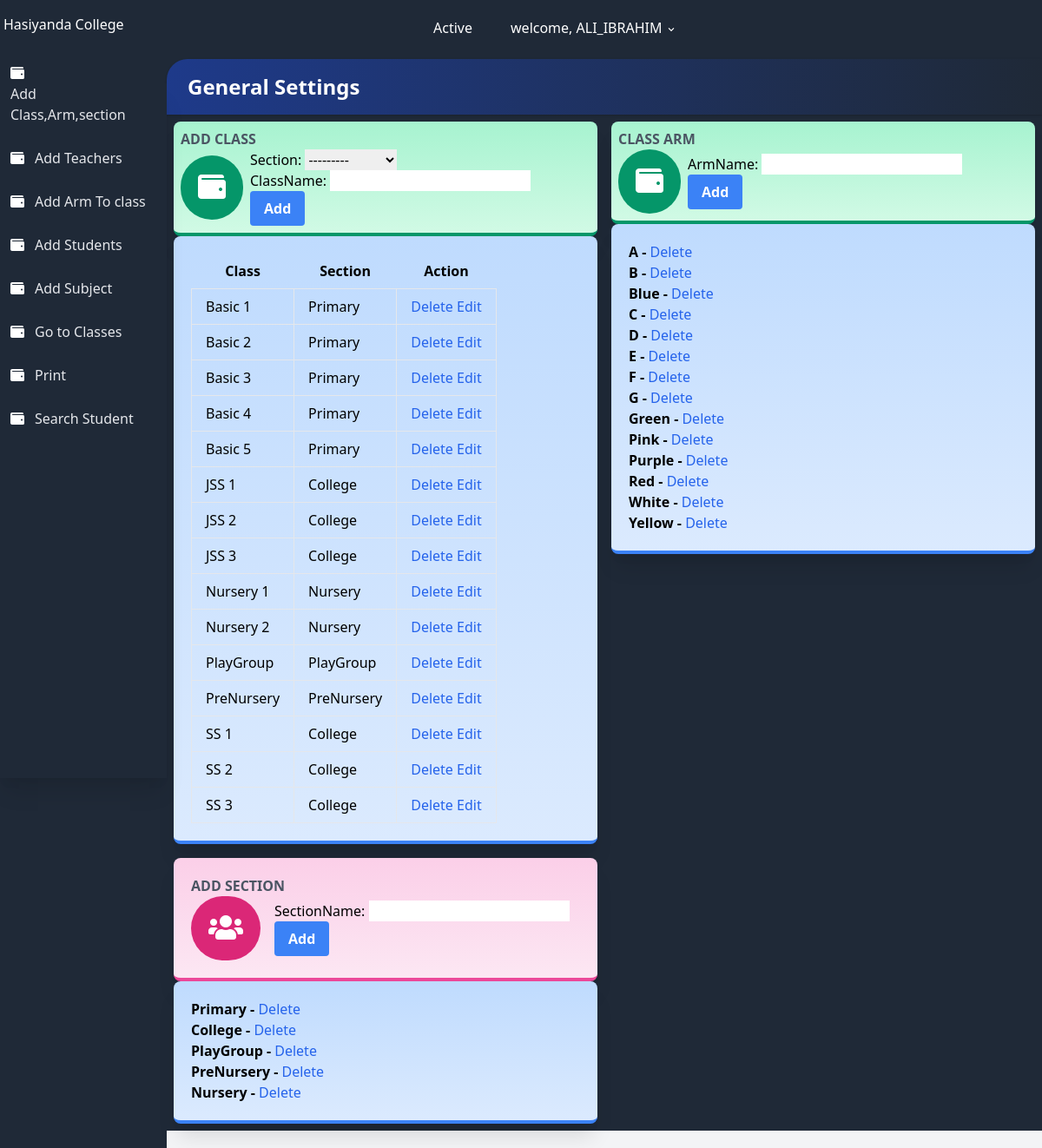
/settings/ (signed in), run on an earlier commit of the app's database.
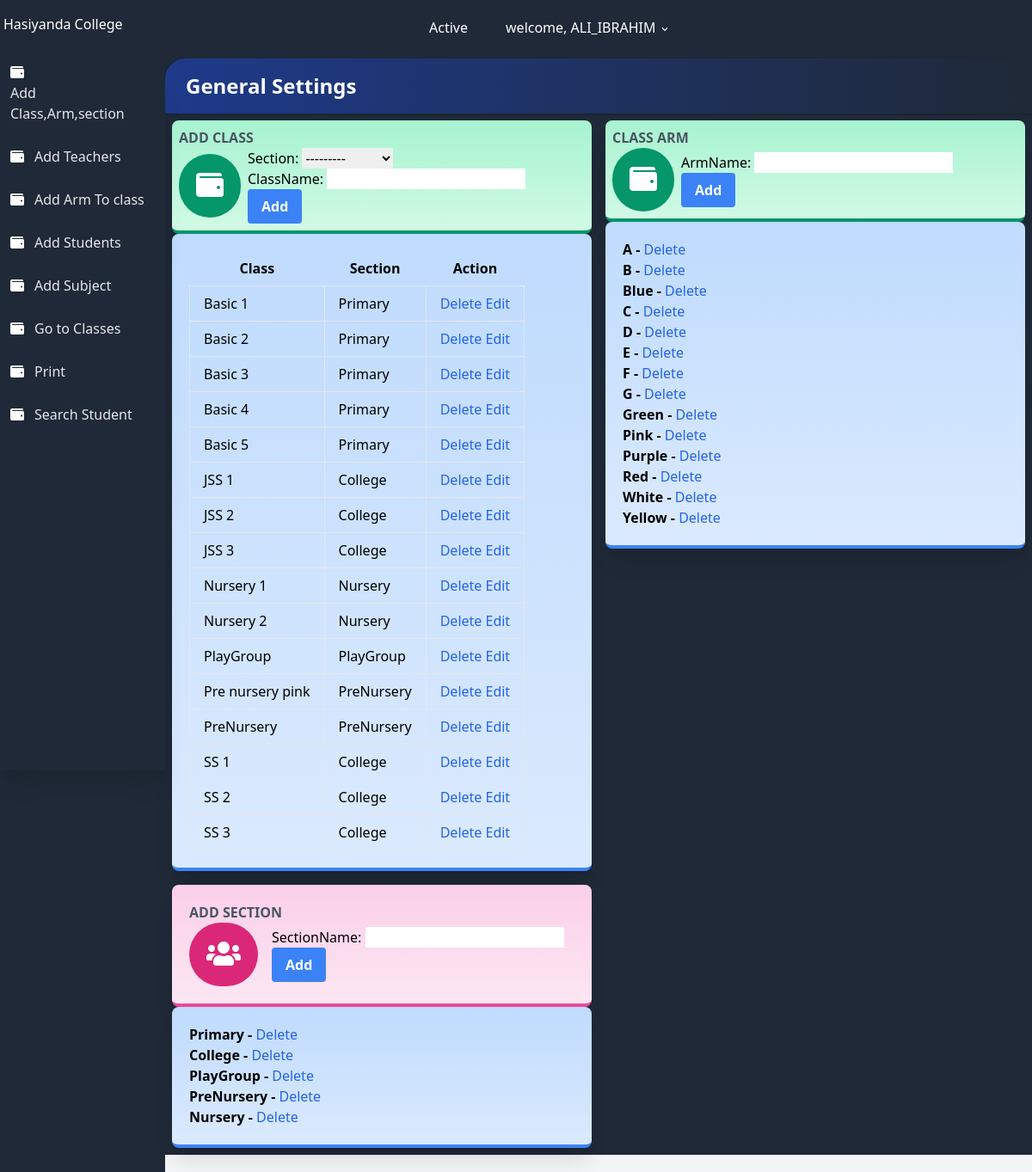
And on a later commit of the database.
### result/models.py (models this page shows, shortened)
class all_class(models.Model):
    className = models.CharField(max_length=100 , unique=True)
    section = models.ForeignKey(section, on_delete=models.CASCADE, null=True)
    complete = models.BooleanField(default=False)
    date = models.DateTimeField(auto_now_add=True)
    class Meta:
        ordering = ['className']

class section(models.Model):
    sectionName = models.CharField(max_length=100 , unique=True)
    def __str__(self):
        return self.sectionName

class classArm(models.Model):
    armName = models.CharField(max_length=100 , unique=True)
    class Meta:
        ordering = ['armName']

### result/views.py (the view, shortened to what this page needs)
# urls.py: path('settings/', settings.as_view(), name='settings'),
class settings(LoginRequiredMixin, TemplateView):
    login_url = 'result:login'
    template_name = 'result/settings.html'
    queryset = all_class.objects.all()
    def get_context_data(self, **kwargs):
        context = super(settings, self).get_context_data(**kwargs)
        context['classForm'] = allClassForm()
        context['armForm'] = classArmForm()
        context['sectionForm'] = sectionForm()
        context['imageForm'] = ImageForm()
        context['settingForm'] = settingForm()
        context['allclass'] = all_class.objects.all()
        context['classArm'] = classArm.objects.all()
        context['sections'] = section.objects.all()
        context['img'] = Images.objects.all()
        context['setting'] = setting.objects.all()
        context['studentCount'] = students.objects.all().count()
        return context

### result/forms.py
class allClassForm(forms.ModelForm):
    class Meta:
        model = all_class
        fields = ['section', 'className' ]

class classArmForm(forms.ModelForm):
    class Meta:
        model = classArm
        fields = ['armName']

### result/templates/result/settings.html (shortened to what the changed rows need)
{% extends 'settingsbase.html' %}
{% load static %}
{% block content %}
<div class="flex flex-wrap">
    <div class="w-full md:w-1/2 xl:w-1/3 p-2">
        <div class="bg-gradient-to-b from-green-200 to-green-100 border-b-4 border-green-600 rounded-lg shadow-xl p-2">
            <h2 class="font-bold uppercase text-gray-600">Add Class</h2>
        </div>
            <div class="bg-gradient-to-b from-blue-200 to-blue-100 border-b-4 border-blue-500 rounded-lg shadow-xl p-5">
                <div class="flex flex-row items-center">
                        <table class="table-auto">
                            <thead>
                              <tr>
                                <th class="px-4 py-2">Class</th>
                                <th class="px-4 py-2">Section</th>
                                <th class="px-4 py-2">Action</th>
                              </tr>
                            </thead>
                            <tbody>
                              {% for class in allclass%}
                              <tr>
                                <td class="border px-4 py-2">
                                    {{class.className}}
                                </td>
                                <td class="border px-4 py-2">{{class.section}}</td>
                                <td class="border px-4 py-2">
                                    <a href="{% url 'result:deleteClass' class.id %}" class="font-medium text-blue-600 dark:text-blue-500 hover:underline" >
                                        Delete
                                      </a>
                                      <a href="{% url 'result:EditClass' class.id %}" class="font-medium text-blue-600 dark:text-blue-500 hover:underline" >
                                          Edit
                                        </a>
                                </td>
                              </tr>
                              {% endfor %}
                            </tbody>
                          </table>
                </div>
            </div>
    </div>
    <div class="w-full md:w-1/2 xl:w-1/3 p-2">
        <div class="bg-gradient-to-b from-green-200 to-green-100 border-b-4 border-green-600 rounded-lg shadow-xl p-2">
            <h2 class="font-bold uppercase text-gray-600">Class Arm</h2>
        </div>
        <div class="bg-gradient-to-b from-blue-200 to-blue-100 border-b-4 border-blue-500 rounded-lg shadow-xl p-5">
            <div class="flex flex-row items-center">
                <ul class=" font-bold">
                    {% for classArm in classArm%}
                      <li  >
                         {{ classArm.armName}} -
                         <a href="{% url 'result:deleteArm' classArm.id %}" class="font-medium text-blue-600 dark:text-blue-500 hover:underline" >
                          Delete
                        </a>
                      </li>
                    {% endfor %}
                  </ul>
            </div>
        </div>
    </div>
    <div class="w-full md:w-1/2 xl:w-1/3 p-2">
        <div class="bg-gradient-to-b from-pink-200 to-pink-100 border-b-4 border-pink-500 rounded-lg shadow-xl p-5">
            <h2 class="font-bold uppercase text-gray-600">Add Section</h2>
        </div>
        <div class="bg-gradient-to-b from-blue-200 to-blue-100 border-b-4 border-blue-500 rounded-lg shadow-xl p-5">
            <div class="flex flex-row items-center">
                <ul class=" font-bold">
                    {% for section in sections %}
                      <li  >
                        {{ section.sectionName }} -
                         <a href=" " class="font-medium text-blue-600 dark:text-blue-500 hover:underline" >
                          Delete
                        </a>
                      </li>
                    {% endfor %}
                  </ul>
            </div>
        </div>
    </div>
</div>
{% endblock %}

What changed in the data, as far as the page shows it:
added all_class: className "Pre nursery pink", section "PreNursery"
